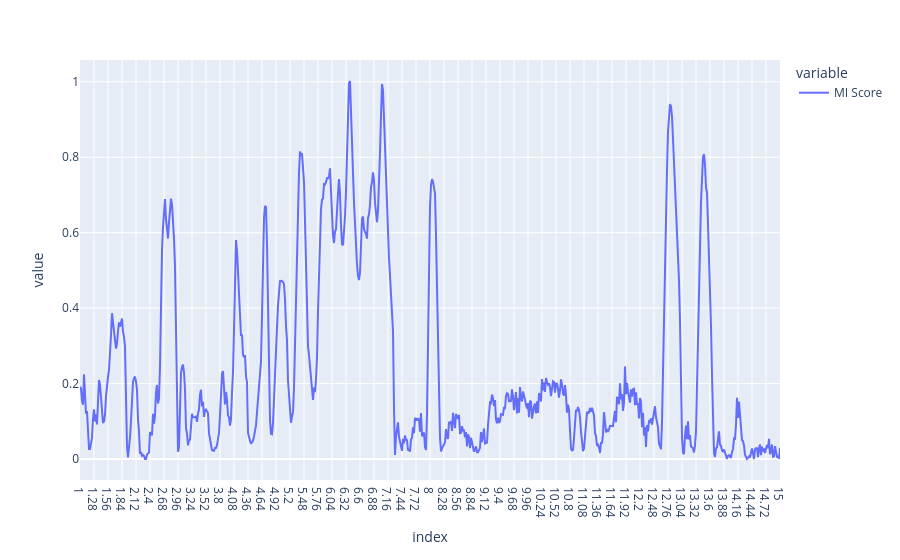

Source (notebook cell):
### Code cell
# calculando a mutual information relacionando cada variável espectral com a predição do modelo PLS-DA
from sklearn.feature_selection import mutual_info_regression, mutual_info_classif
global_mi_scores = mutual_info_regression(Xcalclass_prep, 
                                    plsda_results[5].iloc[:,-1], # using the continuous predictions from LV=3
                                    discrete_features=False,
                                    n_neighbors=100)
global_mi_scores_df = pd.DataFrame(global_mi_scores, index=Xcalclass_prep.columns, columns=['MI Score'])#.sort_values(by='MI Score', ascending=False)
global_mi_scores_df.plot()

### Figure 1 — Plotly figure (JSON) as saved in the notebook; plotly's stock layout.template omitted (floating-point values rounded to 4 significant figures; data arrays with more than 128 entries replaced by an {"elided": "..."} marker saying what was removed)
{"data": [{"hovertemplate": "variable=MI Score<br>index=%{x}<br>value=%{y}<extra></extra>", "legendgroup": "MI Score", "line": {"color": "#636efa", "dash": "solid"}, "marker": {"symbol": "circle"}, "mode": "lines", "name": "MI Score", "orientation": "v", "showlegend": true, "type": "scatter", "x": {"elided": "701 str values"}, "xaxis": "x", "y": {"elided": "701 float values"}, "yaxis": "y"}], "layout": {"legend": {"title": {"text": "variable"}, "tracegroupgap": 0}, "margin": {"t": 60}, "xaxis": {"anchor": "y", "domain": [0, 1], "title": {"text": "index"}}, "yaxis": {"anchor": "x", "domain": [0, 1], "title": {"text": "value"}}}}
